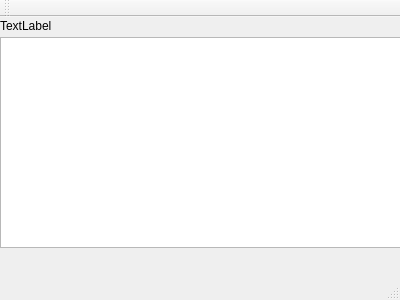
<?xml version="1.0" encoding="UTF-8"?>
<ui version="4.0">
 <class>MainWindow</class>
 <widget class="QMainWindow" name="MainWindow">
  <property name="geometry">
   <rect>
    <x>0</x>
    <y>0</y>
    <width>400</width>
    <height>300</height>
   </rect>
  </property>
  <property name="windowTitle">
   <string>MainWindow</string>
  </property>
  <widget class="QWidget" name="centralWidget">
   <widget class="QListWidget" name="listWidget">
    <property name="geometry">
     <rect>
      <x>0</x>
      <y>20</y>
      <width>401</width>
      <height>211</height>
     </rect>
    </property>
   </widget>
   <widget class="QLabel" name="label">
    <property name="geometry">
     <rect>
      <x>0</x>
      <y>0</y>
      <width>401</width>
      <height>17</height>
     </rect>
    </property>
    <property name="text">
     <string>TextLabel</string>
    </property>
   </widget>
  </widget>
  <widget class="QMenuBar" name="menuBar">
   <property name="geometry">
    <rect>
     <x>0</x>
     <y>0</y>
     <width>400</width>
     <height>22</height>
    </rect>
   </property>
   <property name="Title" stdset="0">
    <string/>
   </property>
  </widget>
  <widget class="QToolBar" name="mainToolBar">
   <attribute name="toolBarArea">
    <enum>TopToolBarArea</enum>
   </attribute>
   <attribute name="toolBarBreak">
    <bool>false</bool>
   </attribute>
  </widget>
  <widget class="QStatusBar" name="statusBar"/>
 </widget>
 <layoutdefault spacing="6" margin="11"/>
 <resources/>
 <connections/>
</ui>
